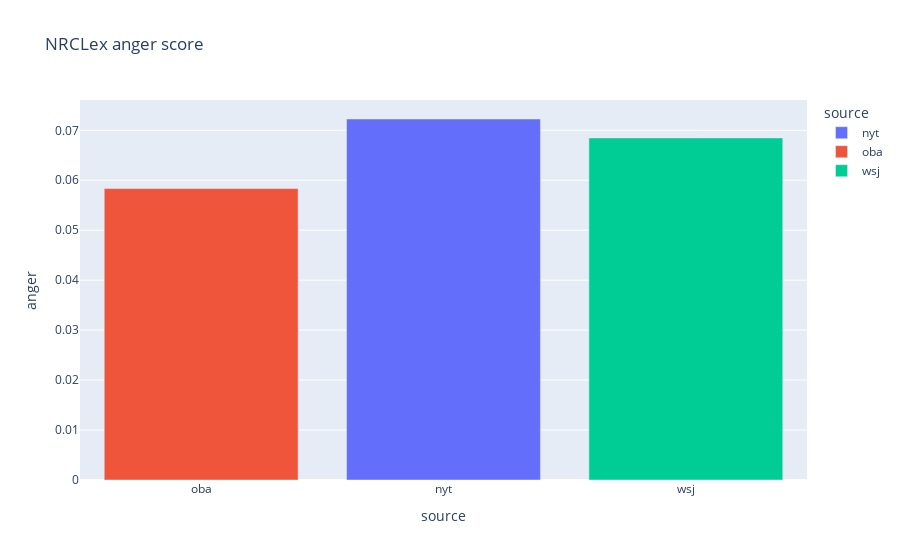

The notebook cell saved with this chart:
### Markdown cell above
<A HREF="https://pypi.org/project/NRCLex/">NRCLex</A>

### Code cell
# anger score from NRCLex
means = tidy_data.groupby('source').mean(numeric_only=True)
fig = px.bar(means, 
             x=means.index, 
             y="anger", 
             color=means.index, 
             hover_name=means.index,
             hover_data={'anger':':.3f'},
             title = 'NRCLex anger score')
fig.update_layout(xaxis={'categoryorder':'array', 'categoryarray':['oba','nyt','wsj']})
fig.show()

### Figure 1 — Plotly figure (JSON) as saved in the notebook; plotly's stock layout.template omitted (floating-point values rounded to 4 significant figures)
{"data": [{"alignmentgroup": "True", "hovertemplate": "<b>%{hovertext}</b><br><br>source=%{x}<br>anger=%{y:.3f}<extra></extra>", "hovertext": ["nyt"], "legendgroup": "nyt", "marker": {"color": "#636efa", "pattern": {"shape": ""}}, "name": "nyt", "offsetgroup": "nyt", "orientation": "v", "showlegend": true, "textposition": "auto", "type": "bar", "x": ["nyt"], "xaxis": "x", "y": [0.07226], "yaxis": "y"}, {"alignmentgroup": "True", "hovertemplate": "<b>%{hovertext}</b><br><br>source=%{x}<br>anger=%{y:.3f}<extra></extra>", "hovertext": ["oba"], "legendgroup": "oba", "marker": {"color": "#EF553B", "pattern": {"shape": ""}}, "name": "oba", "offsetgroup": "oba", "orientation": "v", "showlegend": true, "textposition": "auto", "type": "bar", "x": ["oba"], "xaxis": "x", "y": [0.05834], "yaxis": "y"}, {"alignmentgroup": "True", "hovertemplate": "<b>%{hovertext}</b><br><br>source=%{x}<br>anger=%{y:.3f}<extra></extra>", "hovertext": ["wsj"], "legendgroup": "wsj", "marker": {"color": "#00cc96", "pattern": {"shape": ""}}, "name": "wsj", "offsetgroup": "wsj", "orientation": "v", "showlegend": true, "textposition": "auto", "type": "bar", "x": ["wsj"], "xaxis": "x", "y": [0.06848], "yaxis": "y"}], "layout": {"barmode": "relative", "legend": {"title": {"text": "source"}, "tracegroupgap": 0}, "title": {"text": "NRCLex anger score"}, "xaxis": {"anchor": "y", "categoryarray": ["oba", "nyt", "wsj"], "categoryorder": "array", "domain": [0, 1], "title": {"text": "source"}}, "yaxis": {"anchor": "x", "domain": [0, 1], "title": {"text": "anger"}}}}
